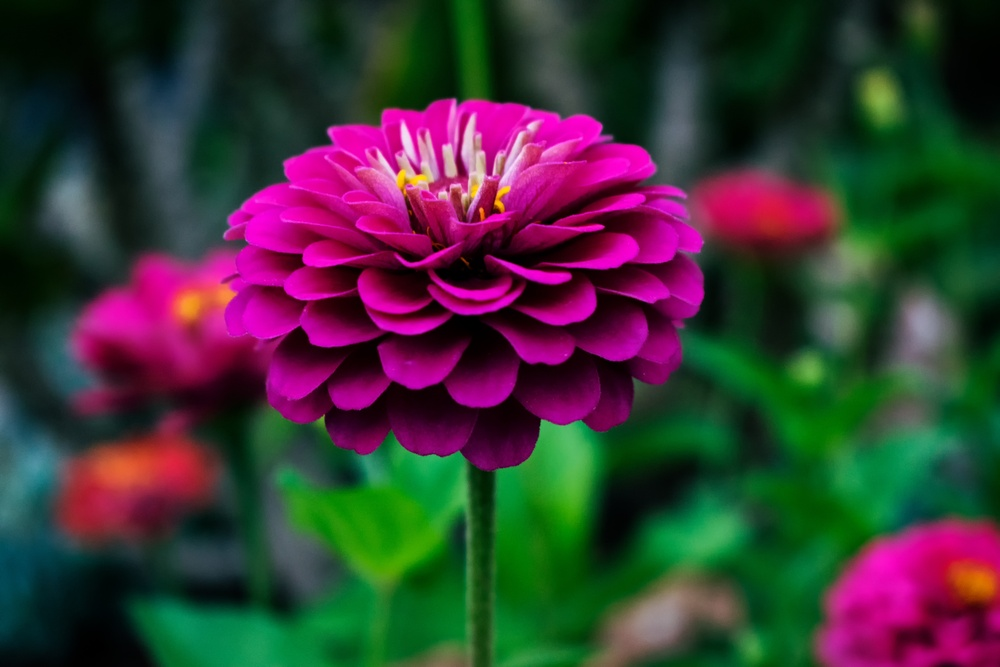
#> input picture Lab2/img.jpg, 1000 x 667 px, shrunk from 6000 x 4000 before the run
$ python lab2.py
#> lines starting #> are read from the running program, lines starting #| are printed output that depends on the picture; long printed decimals are rounded
import numpy as np
import cv2
import matplotlib.pyplot as plt
from skimage.metrics import peak_signal_noise_ratio, structural_similarity
import os

def save_fig(name):
    plt.savefig(os.path.join("../Data", name), dpi=300, bbox_inches='tight')


name = 'img.jpg'
image = cv2.imread(name)
#> image is the input picture: shape (667, 1000, 3); mean B, G, R 53.9, 53.8, 59.7
image_gray = cv2.cvtColor(image, cv2.COLOR_BGR2GRAY)
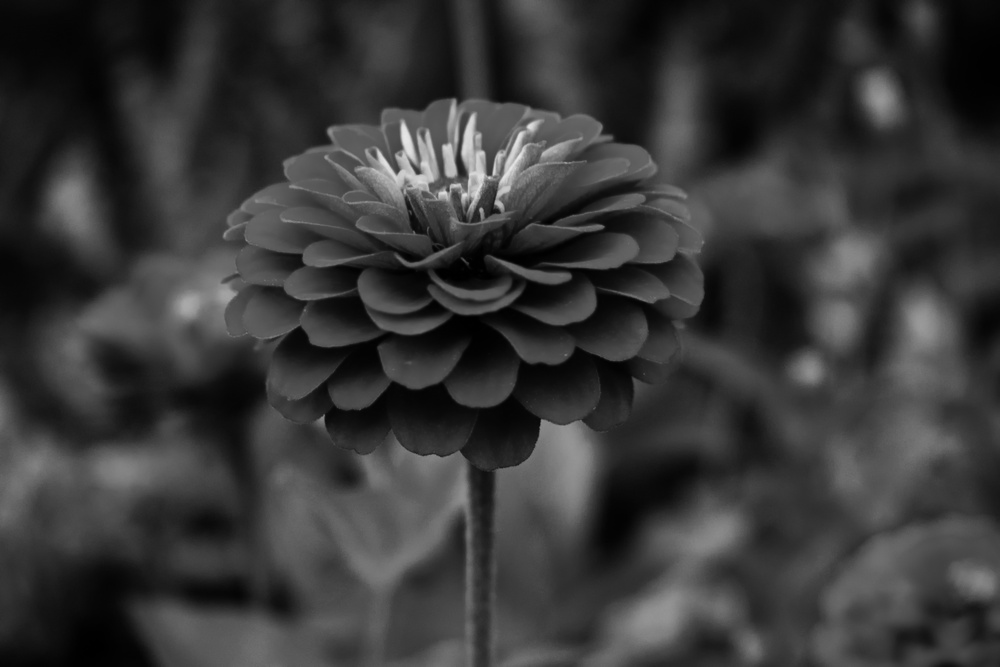
#> image_gray: shape (667, 1000); min 0, max 232, mean 55.5

plt.figure(figsize=(12,6))
plt.subplot(1,3,1)
plt.title("Исходное")
plt.imshow(image_gray, cmap='gray')


# Шум Гаусса
mean = 0
stddev = 100
gauss_noise = np.zeros_like(image_gray, dtype=np.uint8)
cv2.randn(gauss_noise, mean, stddev)
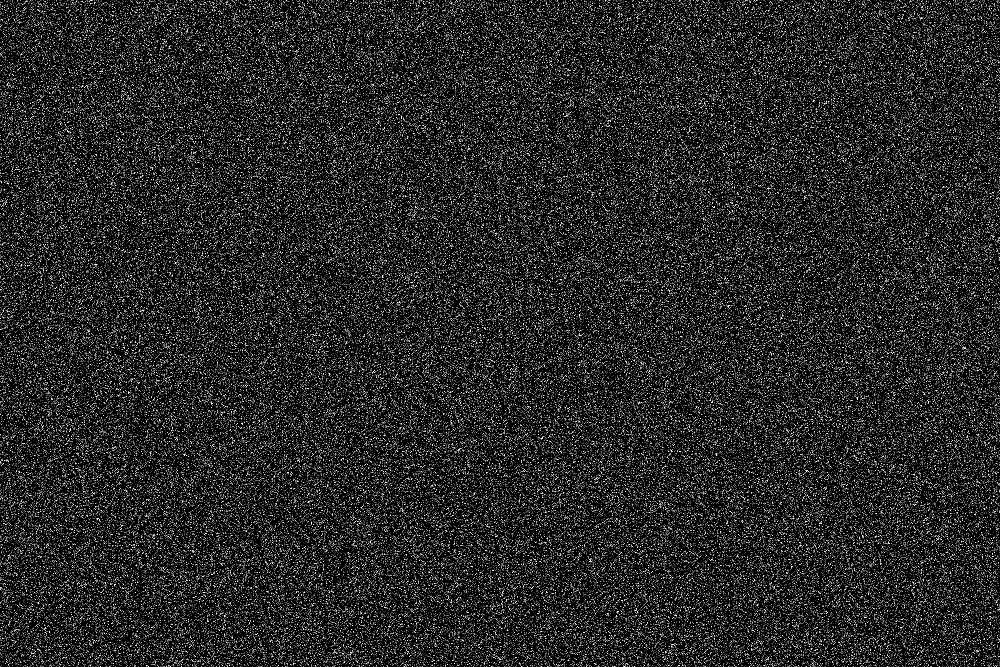
#> gauss_noise: shape (667, 1000); min 0, max 255, mean 39.8

image_gauss_noisy = cv2.add(image_gray, gauss_noise)
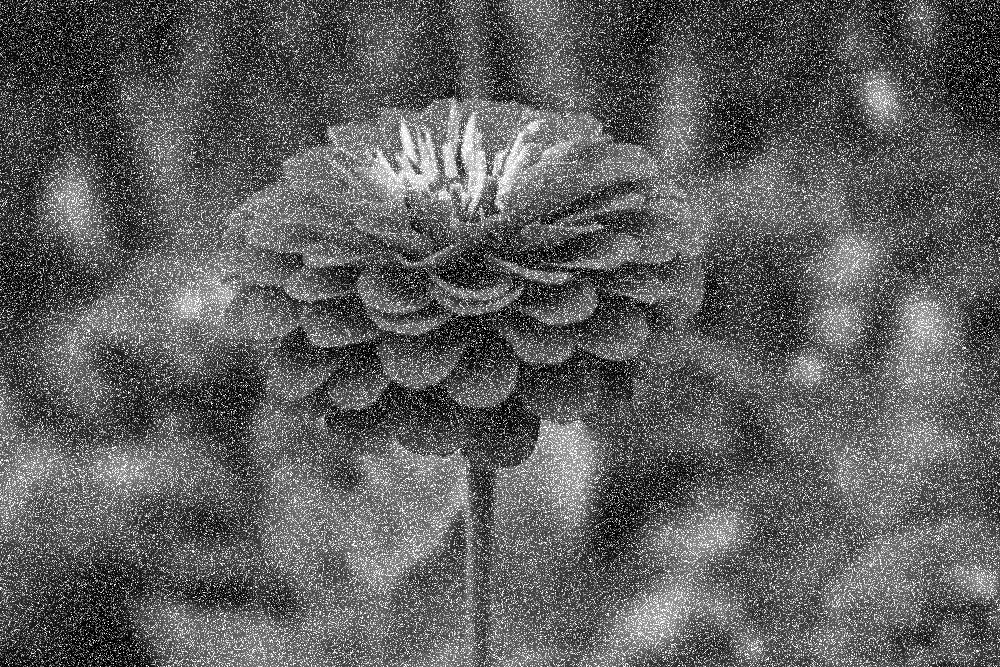
#> image_gauss_noisy: shape (667, 1000); min 0, max 255, mean 94.2

plt.subplot(1,3,2)
plt.title("Гауссовский шум")
plt.imshow(image_gauss_noisy, cmap='gray')


# Постоянный шум
constant_noise = np.random.randint(0, 50, size=image_gray.shape, dtype=np.uint8)
image_const_noisy = cv2.add(image_gray, constant_noise)
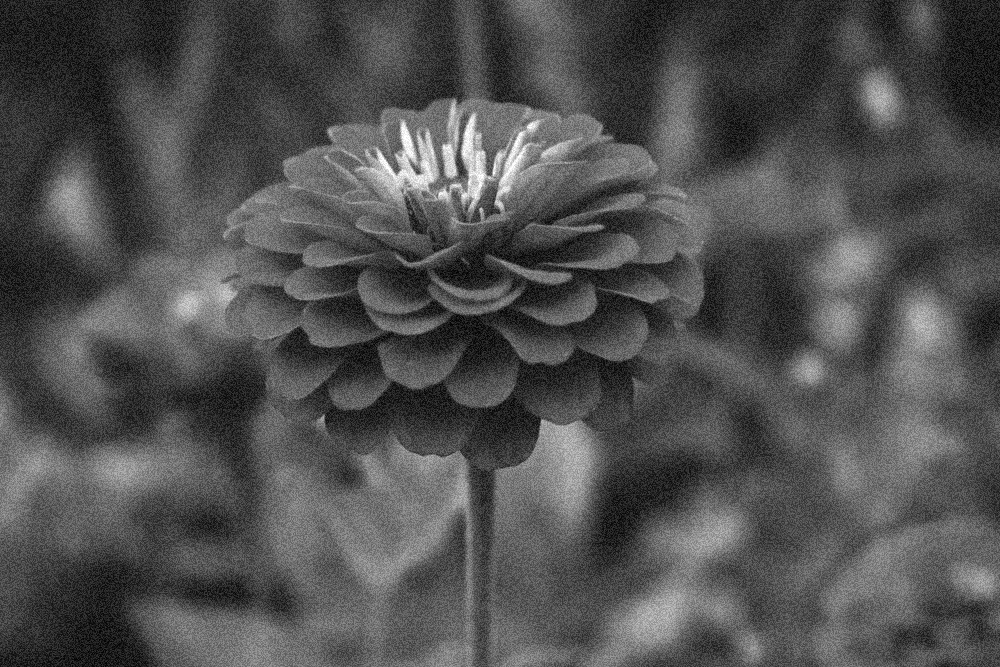
#> image_const_noisy: shape (667, 1000); min 0, max 255, mean 80.1

plt.subplot(1,3,3)
plt.title("Постоянный шум")
plt.imshow(image_const_noisy, cmap='gray')

save_fig("First.png")

# Медианный фильтр
median_gauss = cv2.medianBlur(image_gauss_noisy, 5)
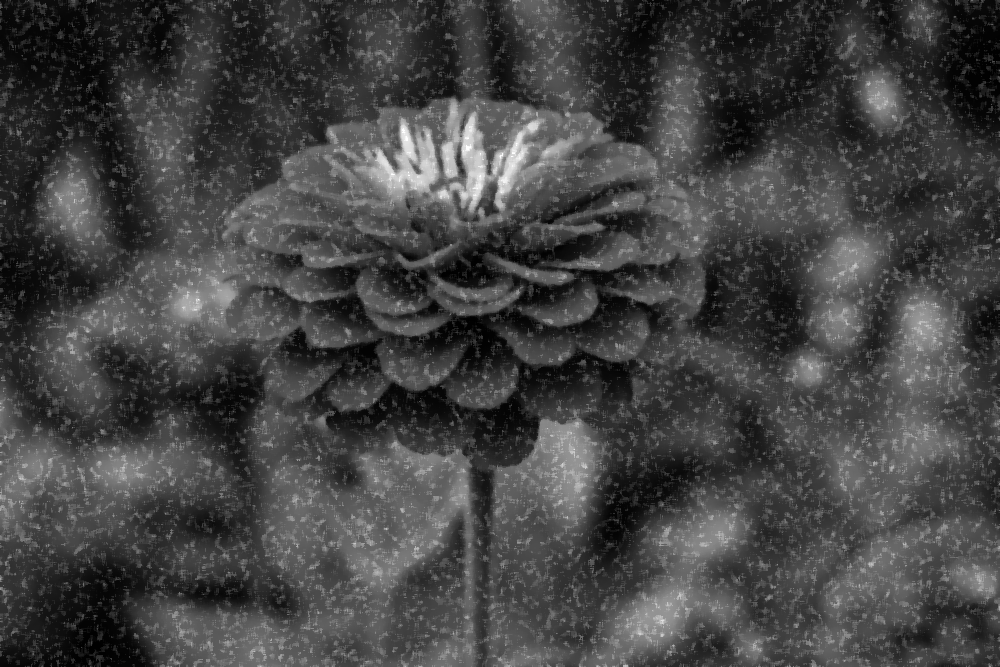
#> median_gauss: shape (667, 1000); min 0, max 255, mean 67.5
median_const = cv2.medianBlur(image_const_noisy, 5)

plt.figure(figsize=(12,6))
plt.subplot(1,2,1)
plt.title("Медианный (гауссовский шум)")
plt.imshow(median_gauss, cmap='gray')


plt.subplot(1,2,2)
plt.title("Медианный (постоянный шум)")
plt.imshow(median_const, cmap='gray')

save_fig("Mediam.png")

# Гауссовский фильтр
gauss_f_gauss = cv2.GaussianBlur(image_gauss_noisy, (5,5), 1.5)
gauss_f_const = cv2.GaussianBlur(image_const_noisy, (5,5), 1.5)

plt.figure(figsize=(12,6))
plt.subplot(1,2,1)
plt.title("Гауссовский фильтр (гауссовский шум)")
plt.imshow(gauss_f_gauss, cmap='gray')


plt.subplot(1,2,2)
plt.title("Гауссовский фильтр (постоянный шум)")
plt.imshow(gauss_f_const, cmap='gray')

save_fig("Gaus.png")

# Билатеральный фильтр
bilateral_gauss = cv2.bilateralFilter(image_gauss_noisy, d=9, sigmaColor=75, sigmaSpace=75)
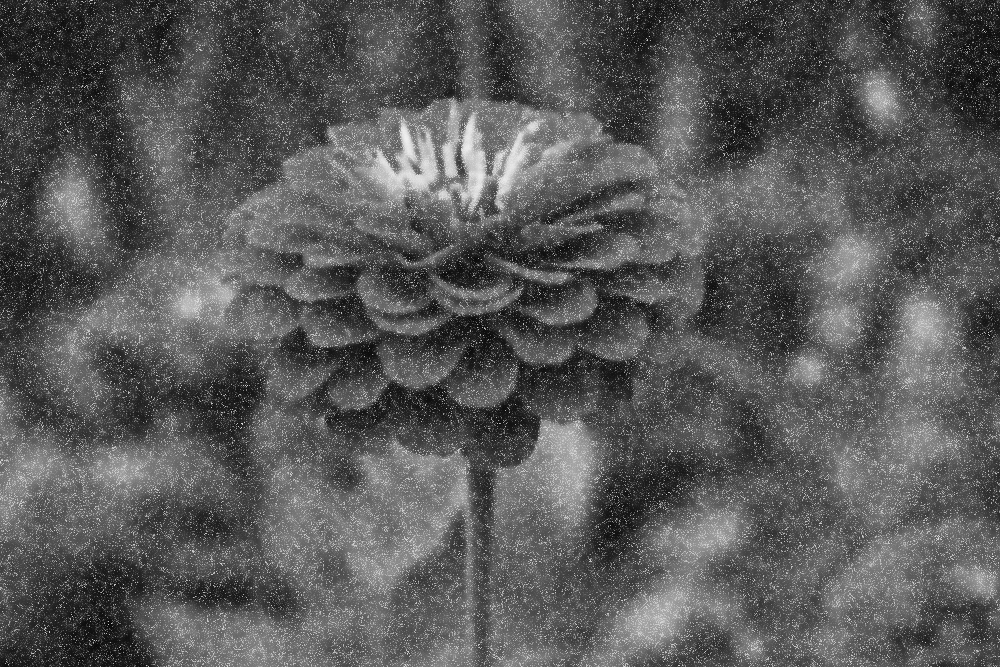
#> bilateral_gauss: shape (667, 1000); min 8, max 240, mean 88.6
bilateral_const = cv2.bilateralFilter(image_const_noisy, d=9, sigmaColor=75, sigmaSpace=75)

plt.figure(figsize=(12,6))
plt.subplot(1,2,1)
plt.title("Билатеральный (гауссовский шум)")
plt.imshow(bilateral_gauss, cmap='gray')


plt.subplot(1,2,2)
plt.title("Билатеральный (постоянный шум)")
plt.imshow(bilateral_const, cmap='gray')

save_fig("Bilater.png")


# Нелокальные средние
h_values = [10, 15, 25]

nlm_gauss_results = []
nlm_const_results = []

for h in h_values:
    nlm_gauss_results.append(
        cv2.fastNlMeansDenoising(image_gauss_noisy, None, h=h, templateWindowSize=7, searchWindowSize=21)
    )
    nlm_const_results.append(
        cv2.fastNlMeansDenoising(image_const_noisy, None, h=h, templateWindowSize=7, searchWindowSize=21)
    )
#> after the loop, nlm_const_results = 3 items; nlm_gauss_results = 3 items

plt.figure(figsize=(10,4))

for i, h in enumerate(h_values):
    plt.subplot(2, len(h_values), i+1)
    plt.title(f"NLM h={h} (гаусс)", fontsize=8)
    plt.imshow(nlm_gauss_results[i], cmap='gray')
    plt.xticks([])
    plt.yticks([])
    plt.axis('off')

    plt.subplot(2, len(h_values), len(h_values)+i+1)
    plt.title(f"NLM h={h} (постоянный)", fontsize=8)
    plt.imshow(nlm_const_results[i], cmap='gray')
    plt.xticks([])
    plt.yticks([])
    plt.axis('off')

save_fig("NoLocal_params.png")
#> in save_fig (call 5), `plt.savefig(os.path.join("../Data", name), dpi=300, bbox_inches='tight')`:
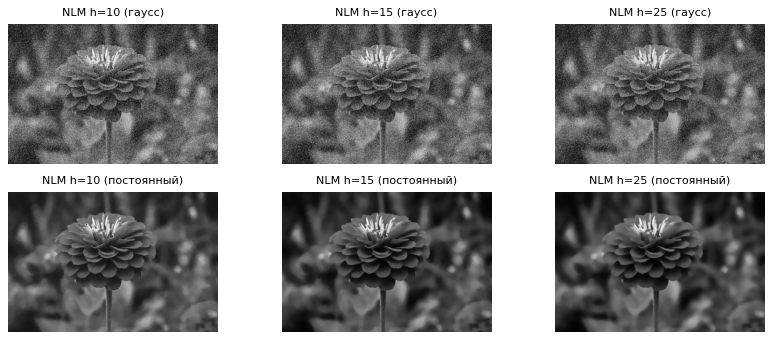
#> figure drawn by matplotlib, 6 panels

def evaluate_filter(original, filtered):
    psnr = float(peak_signal_noise_ratio(original, filtered))
#> psnr = 22.76
    ssim = float(structural_similarity(original, filtered))
#> ssim = 0.446
    return psnr, ssim


# Оценка для шума
print("Гауссовский шум:")
print("Median:", evaluate_filter(image_gray, median_gauss))
#| Median: (22.761, 0.4461)
print("Gaussian:", evaluate_filter(image_gray, gauss_f_gauss))
#| Gaussian: (15.942, 0.3773)
print("Bilateral:", evaluate_filter(image_gray, bilateral_gauss))
#| Bilateral: (15.585, 0.1399)

for i, h in enumerate(h_values):
    print(f"NLM h={h}:", evaluate_filter(image_gray, nlm_gauss_results[i]))
#> this loop made 3 passes
#| NLM h=10: (11.594, 0.04022)
#| NLM h=15: (11.594, 0.04031)
#| NLM h=25: (11.896, 0.0476)

print("\nПостоянный шум:")
print("Median:", evaluate_filter(image_gray, median_const))
#| Median: (20.144, 0.7124)
print("Gaussian:", evaluate_filter(image_gray, gauss_f_const))
#| Gaussian: (20.232, 0.7842)
print("Bilateral:", evaluate_filter(image_gray, bilateral_const))
#| Bilateral: (20.239, 0.8175)

for i, h in enumerate(h_values):
    print(f"NLM h={h}:", evaluate_filter(image_gray, nlm_const_results[i]))
#> this loop made 3 passes
#| NLM h=10: (20.165, 0.7314)
#| NLM h=15: (20.302, 0.8344)
#| NLM h=25: (20.270, 0.83)
